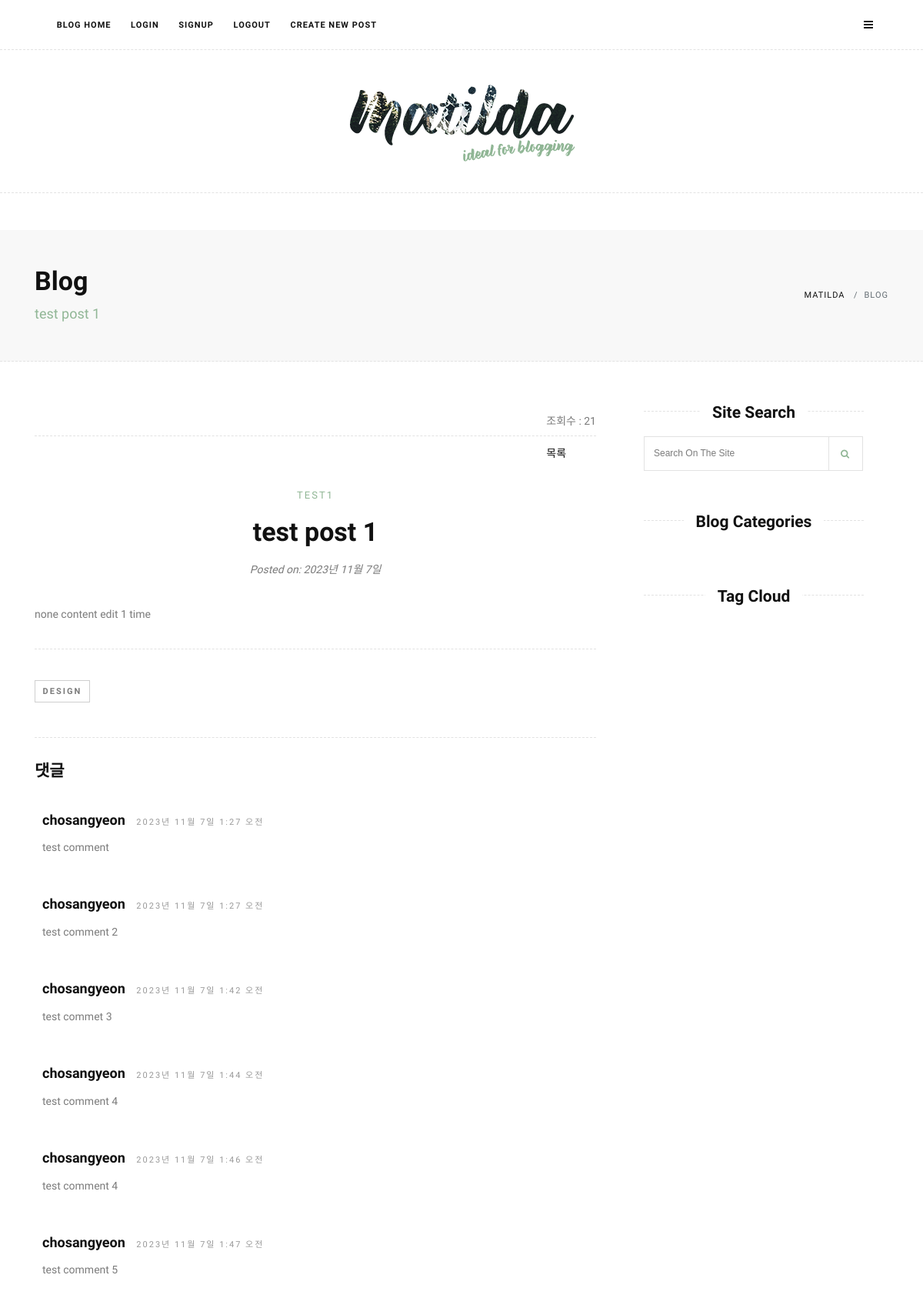
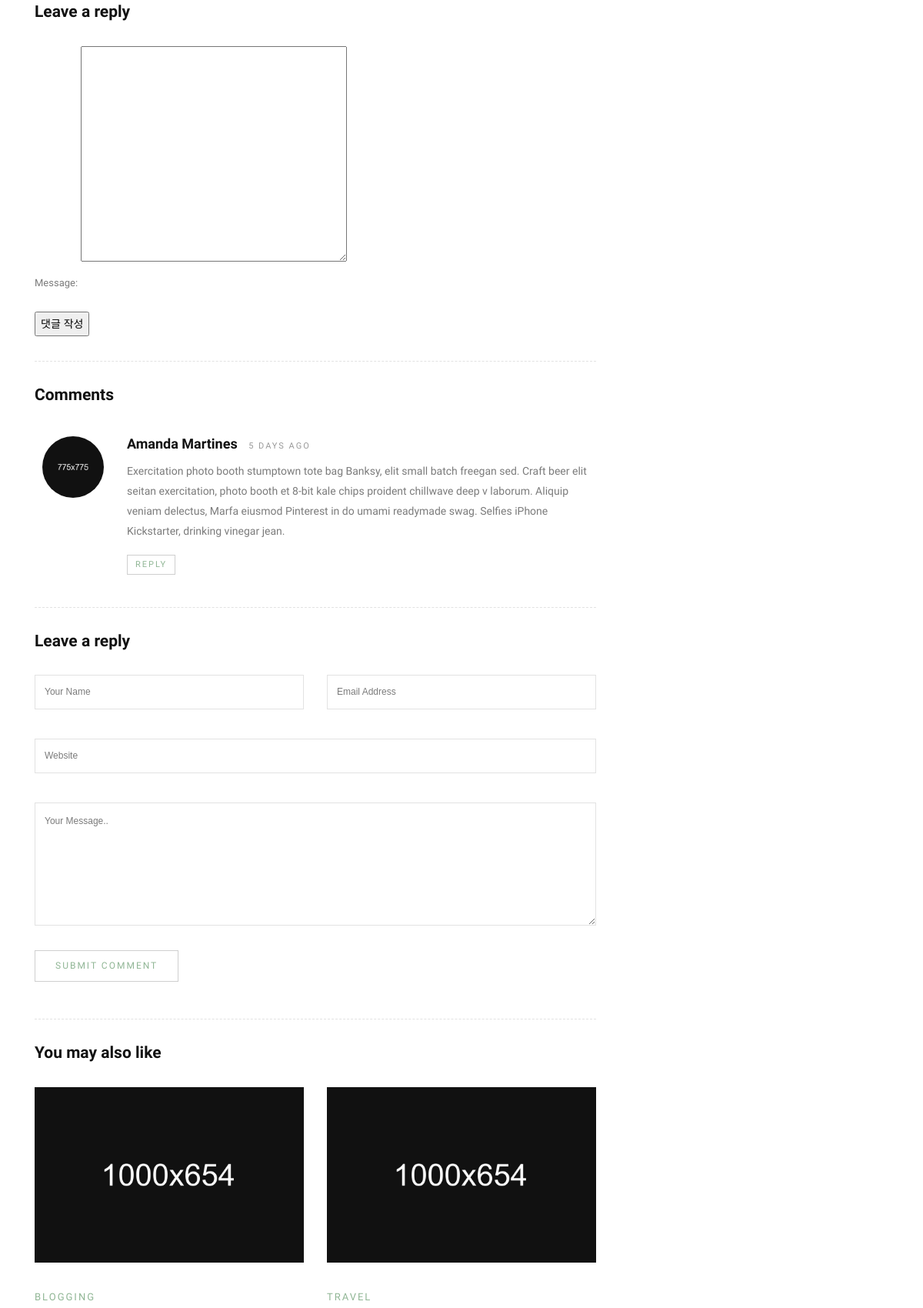
Page /blog/1/ (upper part) on the committed database (2 pictures, top to bottom).
### blog/models.py (models this page shows, shortened)
class Post(models.Model):
    author = models.ForeignKey(User, on_delete=models.CASCADE, related_name='posts')
    title = models.CharField(max_length=100)
    content = models.TextField()
    thumb_image = models.ImageField(upload_to='blog/images/%Y/%m/%d/', blank=True)
    file_upload = models.FileField(upload_to='blog/files/%Y/%m/%d/', blank=True)
    created_at = models.DateTimeField(auto_now_add=True)
    updated_at = models.DateField(auto_now=True)
    view_count = models.PositiveIntegerField(default=0)
    tags = models.ManyToManyField('Tag', blank=True)
    viewed_by = models.ManyToManyField(User, blank=True)
    category = models.ForeignKey('Category', on_delete=models.SET_NULL, null=True, blank=True)

class Category(models.Model):
    name = models.CharField(max_length=50, unique=True)
    def __str__(self):
        return self.name

class Comment(models.Model):
    post = models.ForeignKey(Post, on_delete=models.CASCADE, related_name='comments')
    author = models.ForeignKey(User, on_delete=models.CASCADE)
    message = models.TextField()
    created_at = models.DateTimeField(default=timezone.now)

### blog/views.py (the view)
class PostDetailView(DetailView):
    model = Post
    template_name = 'blog/post_detail.html'
    def get_context_data(self, **kwargs):
        context = super().get_context_data(**kwargs)
        context['comment_form'] = CommentForm()
        return context
    def get_object(self, queryset=None):
        pk = self.kwargs.get('pk')
        post = get_object_or_404(Post, pk=pk)
        post.view_count += 1
        post.save(update_fields=['view_count'])
        return post

### blog/forms.py
class CommentForm(forms.ModelForm):
    class Meta:
        model = Comment
        fields = ['message']

### templates/blog/post_detail.html (shortened to what this page needs)
{% extends 'base.html' %}
{% block content %}
{% load static %}
<div class="page-title">
    <div class="container">
        <div class="row">
            <div class="col-lg-9 col-md-9 col-xs-12">
                <h1>Blog</h1>
                <p class="lead">{{post.title}}</p>
            </div>
            <div class="col-lg-3 col-md-3 col-xs-12">
                <ol class="breadcrumb text-right">
                    <li class="breadcrumb-item"><a href="{% url 'blog:post_list' %}">Matilda</a></li>
                    <li class="breadcrumb-item active">Blog</li>
                </ol>
            </div>
        </div>
    </div>
</div>
<section class="site-section">
    <div class="container">
        <div class="row">
            <div class="content col-lg-8">
                <div class="pull-right">
                    <div class="post-share">
                            <div>
                                <p>조회수 : {{post.view_count}}</p>
                                <a href="{% url 'blog:post_list' %}">목록</a>
                            </div>
                    </div>
                </div>
                <hr class="dashedhr">
                <div class="single-page clearfix">
                    <div class="blog-desc text-center">
                        <span class="cat-title">{{post.category}}</span>
                        <h4>{{post.title}}</h4>
                        <div class="blog-meta">
                            <span>Posted on: {{post.updated_at}}</span>
                        </div>
                    </div>
                    <p>{{post.content}}</p>
                    <hr class="dashedhr">
                    <div class="single-blog-bottom clearfix">
                        <div class="tag-widget float-left">
                            <a href="#">design</a>
                        </div>
                    </div>
                    <hr class="dashedhr">
                    <div class="comments-wrapper">
                        <h3 class="custom-title">댓글</h3>
                        <div class="comments-list">
                            {% for comment in post.comments.all %}
                                <div class="media">
                                    <div class="media-body">
                                        <h4 class="media-heading user_name">{{ comment.author.username }} <small>{{ comment.created_at }}</small></h4>
                                        <p>{{ comment.message }}</p>
                                    </div>
                                </div>
                            {% endfor %}
                        </div>
                    </div>
                    <div class="comments-wrapper">
                        <h3 class="custom-title">Leave a reply</h3>
                        <div class="form-wrapper">
                            <form method="post" action="{% url 'blog:comment_new' post.pk %}">
                                {{ comment_form.as_p }}
                                <input type="submit" value="댓글 작성">
                            </form>
                        </div>
                    </div>
                    <hr class="dashedhr">
                    <div class="comments-wrapper">
                        <h3 class="custom-title">Comments</h3>
                        <div class="comments-list">
                            <div class="media">
                                <a class="media-left" href="#">
                                    <img src="upload/people_12.jpg" alt="" class="rounded-circle">
                                </a>
                                <div class="media-body">
                                    <h4 class="media-heading user_name">Amanda Martines <small>5 days ago</small></h4>
                                    <p>Exercitation photo booth stumptown tote bag Banksy, elit small batch freegan sed. Craft beer elit seitan exercitation, photo booth et 8-bit kale chips proident chillwave deep v laborum. Aliquip veniam delectus, Marfa eiusmod Pinterest in do umami readymade swag. Selfies iPhone Kickstarter, drinking vinegar jean.</p>
                                    <a href="#" class="btn btn-primary btn-sm">Reply</a>
                                </div>
                            </div>
                        </div>
                    </div>
                    <hr class="dashedhr">
                    <div class="comments-wrapper">
                        <h3 class="custom-title">Leave a reply</h3>
                        <div class="form-wrapper">
                            <form class="row contact-form">
                                <div class="form-group col-lg-6">
                                    <input type="text" class="form-control" placeholder="Your name">
                                </div>
                                <div class="form-group col-lg-6">
                                    <input type="email" class="form-control" placeholder="Email address">
                                </div>
                                <div class="form-group col-lg-12">
                                    <input type="text" class="form-control" placeholder="Website">
                                </div>
                                <div class="col-md-12">
                                    <textarea class="form-control" placeholder="Your message.."></textarea>
                                </div>
                                <div class="form-group col-lg-12">
                                    <a class="btn btn-primary" href="">Submit Comment</a>
                                </div>
                            </form>
                        </div>
                    </div>
                    <hr class="dashedhr">
                    <div class="related-articles">
                        <h3 class="custom-title">You may also like</h3>
                        <div class="row">
                            <div class="col-lg-6 col-md-6 col-sm-12 col-xs-12">
                                <div class="small-blog-box blog-box clearfix">
                                    <div class="blog-media">
                                        <a href="single.html" title=""><img src="upload/blog_03.jpg" alt="" class="img-fluid"></a>
                                    </div>
                                    <div class="blog-desc">
                                        <span class="cat-title">Blogging</span>
                                    </div>
                                </div>
                            </div>
                            <div class="col-lg-6 col-md-6 col-sm-12 col-xs-12">
                                <div class="small-blog-box blog-box clearfix">
                                    <div class="blog-media">
                                        <a href="single.html" title=""><img src="upload/blog_02.jpg" alt="" class="img-fluid"></a>
                                    </div>
                                    <div class="blog-desc">
                                        <span class="cat-title">Travel</span>
                                    </div>
                                </div>
                            </div>
                        </div>
                    </div>
                </div>
            </div>
            <div class="sidebar col-lg-4">
                <div class="widget clearfix">
                    <div class="widget-title">
                        <h3><span>Site Search</span></h3>
                    </div>
                    <form action="" method="GET" class="form-inline search-form">
                        <div class="form-group">
                            <input type="text" class="form-control" placeholder="Search on the site" name="q" value="{{ request.GET.q }}">
                            <button type="submit" class="btn btn-primary"><i class="fa fa-search"></i></button>
                        </div>
                    </form>
                </div>
                <div class="widget clearfix">
                    <div class="widget-title">
                        <h3><span>Blog Categories</span></h3>
                    </div>
                </div>
                <div class="widget clearfix">
                    <div class="widget-title">
                        <h3><span>Tag Cloud</span></h3>
                    </div>
                </div>
            </div>
        </div>
    </div>
</section>
{% endblock %}

### rows in the picture
Post: title "test post 1", view_count "21", category "TEST1", updated_at "2023년 11월 7일", content "none content edit 1 time"
Comment: author.username "chosangyeon", created_at "2023년 11월 7일 1:27 오전", message "test comment"
Comment: author.username "chosangyeon", created_at "2023년 11월 7일 1:27 오전", message "test comment 2"
Comment: author.username "chosangyeon", created_at "2023년 11월 7일 1:42 오전", message "test commet 3"
Comment: author.username "chosangyeon", created_at "2023년 11월 7일 1:44 오전", message "test comment 4"
Comment: author.username "chosangyeon", created_at "2023년 11월 7일 1:46 오전", message "test comment 4"
Comment: author.username "chosangyeon", created_at "2023년 11월 7일 1:47 오전", message "test comment 5"
